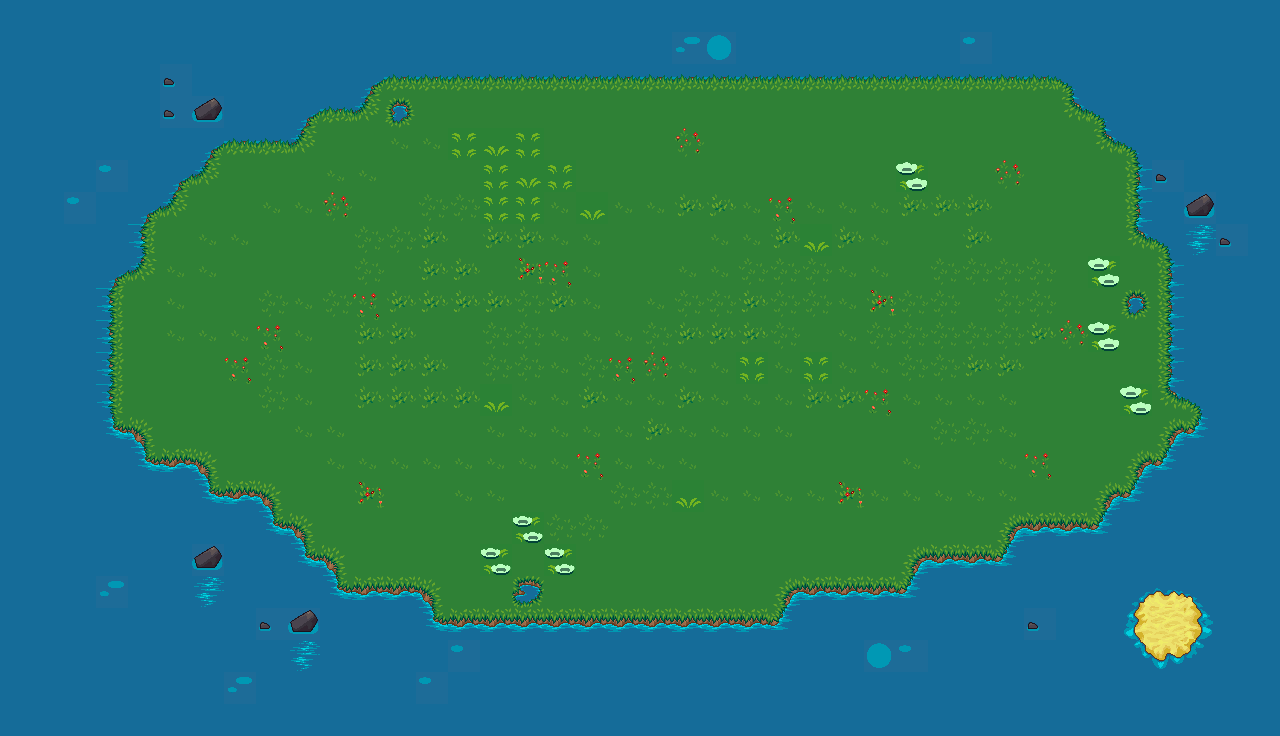

Below is a game level as drawn by its tile map, then a one-line description and the .tmx that defines it (tile-layer data replaced by summaries):
An orthogonal 40x23 tile map with 32x32 px tiles, 1 tile layer (Capa de Patrones 1).

<map version="1.0" orientation="orthogonal" renderorder="right-down" width="40" height="23" tilewidth="32" tileheight="32" nextobjectid="1">
 <tileset firstgid="1" name="tiles" tilewidth="32" tileheight="32" tilecount="1024" columns="32">
  <image source="terrain_atlas.png" width="1024" height="1024" />
  <tile id="295">
   <properties>
    <property name="collidable" type="bool" value="true" />
   </properties>
  </tile>
  <tile id="296">
   <properties>
    <property name="collidable" type="bool" value="true" />
   </properties>
  </tile>
  <tile id="327">
   <properties>
    <property name="collidable" type="bool" value="true" />
   </properties>
  </tile>
  <tile id="328">
   <properties>
    <property name="collidable" type="bool" value="true" />
   </properties>
  </tile>
  <tile id="358">
   <properties>
    <property name="collidable" type="bool" value="true" />
   </properties>
  </tile>
  <tile id="359">
   <properties>
    <property name="collidable" type="bool" value="true" />
   </properties>
  </tile>
  <tile id="360">
   <properties>
    <property name="collidable" type="bool" value="true" />
   </properties>
  </tile>
  <tile id="390">
   <properties>
    <property name="collidable" type="bool" value="true" />
   </properties>
  </tile>
  <tile id="391">
   <properties>
    <property name="collidable" type="bool" value="true" />
   </properties>
  </tile>
  <tile id="392">
   <properties>
    <property name="collidable" type="bool" value="true" />
   </properties>
  </tile>
  <tile id="422">
   <properties>
    <property name="collidable" type="bool" value="true" />
   </properties>
  </tile>
  <tile id="423">
   <properties>
    <property name="collidable" type="bool" value="true" />
   </properties>
  </tile>
  <tile id="424">
   <properties>
    <property name="collidable" type="bool" value="true" />
   </properties>
  </tile>
 </tileset>
 <layer name="Capa de Patrones 1" width="40" height="23">
  <data>[920 cells, 920 non-empty, 41 distinct tile ids]</data>
 </layer>
</map>
